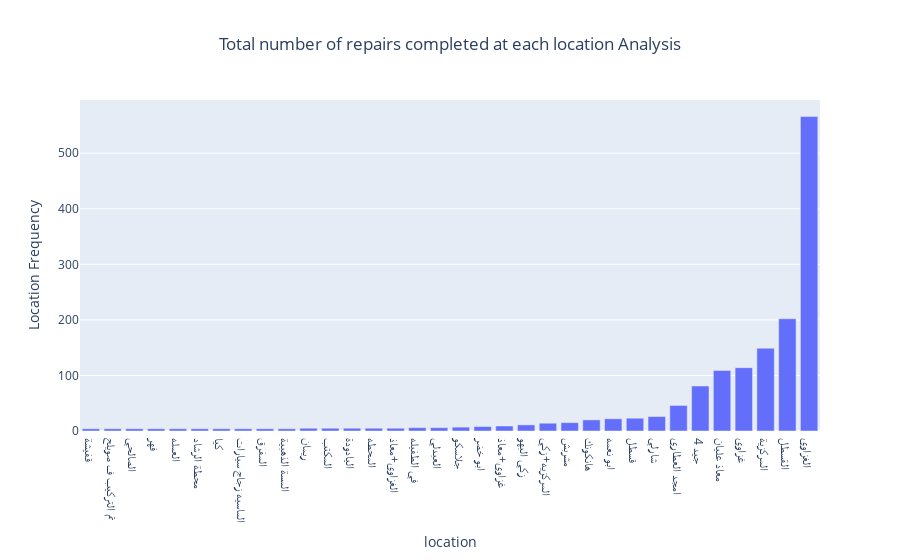

Notebook code for this chart:
### Code cell
Location_frequency = df.groupby(['location']).size().reset_index(name='Location Frequency').sort_values(by='Location Frequency')
myPlot1(Location_frequency,'location','Location Frequency',None,'bar','Total number of repairs completed at each location', sort_by=None, ascending=True)

### Figure 1 — Plotly figure (JSON) as saved in the notebook; plotly's stock layout.template omitted (floating-point values rounded to 4 significant figures)
{"data": [{"alignmentgroup": "True", "hovertemplate": "x=%{x}<br>y=%{y}<extra></extra>", "legendgroup": "", "marker": {"color": "#636efa", "pattern": {"shape": ""}}, "name": "", "offsetgroup": "", "orientation": "v", "showlegend": false, "textposition": "auto", "type": "bar", "x": ["قفيشة", "تم التركيب ف صويلح", "الصالحي", "فهر", "العمله", "محطة الرشاد", "كيا", "الماسيه زجاج سيارات", "المفرق", "المسة الذهبية", "ريمان", "المكتب", "اليادودة", "المحطه", "الغزاوي+معاذ", "في الطفيله", "العبدلي", "جلاسكو", "ابو خضر", "غزاوي+معاذ", "زكي البهو", "المركزيه+زكي", "مشربش", "هانكونك", "ابو نعمه", "قسطل", "شارلي", "امجد العطاري", "4 جيد", "معاذ عليان", "غزاوي", "المركزية", "القسطل", "الغزاوي"], "xaxis": "x", "y": [4, 4, 4, 4, 4, 4, 4, 4, 4, 4, 5, 5, 5, 5, 5, 6, 6, 7, 8, 9, 11, 14, 15, 20, 22, 23, 26, 46, 81, 109, 114, 149, 202, 566], "yaxis": "y"}], "layout": {"barmode": "relative", "legend": {"tracegroupgap": 0}, "title": {"text": "Total number of repairs completed at each location Analysis", "x": 0.5}, "xaxis": {"anchor": "y", "domain": [0, 1], "title": {"text": "location"}}, "yaxis": {"anchor": "x", "domain": [0, 1], "title": {"text": "Location Frequency"}}}}
